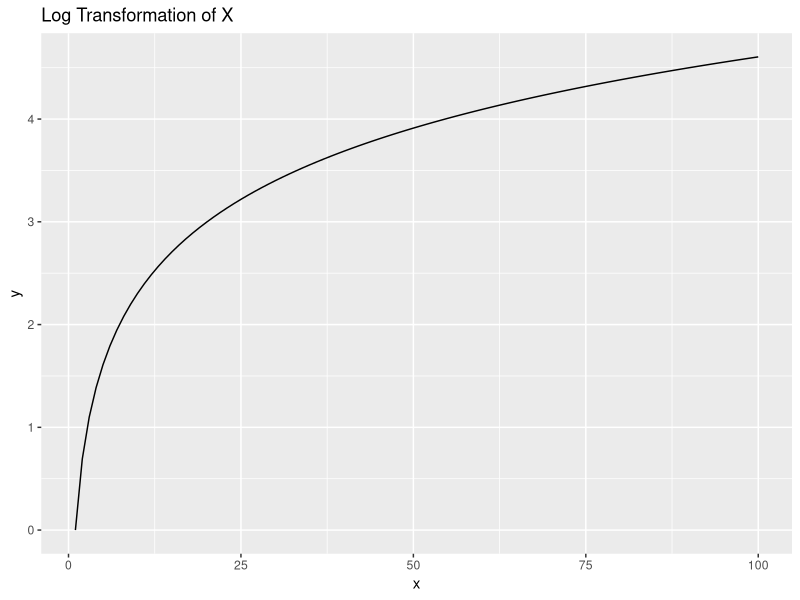
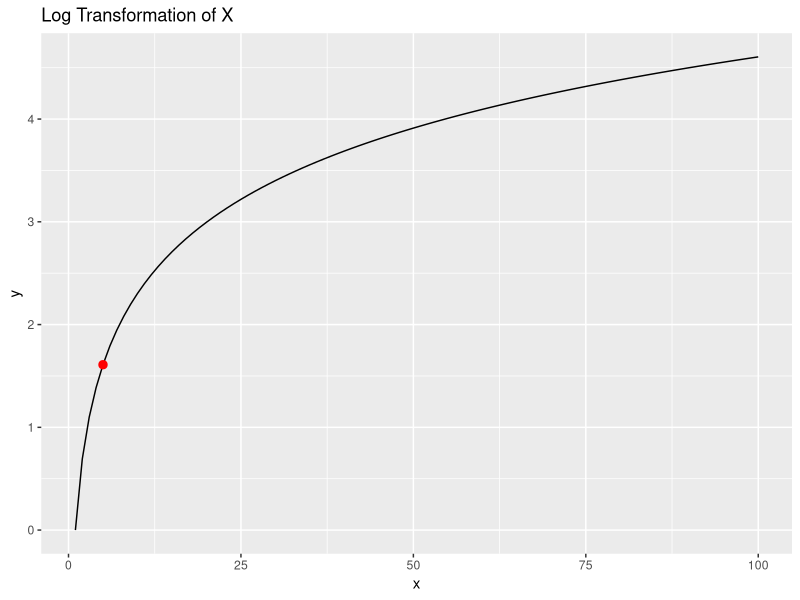
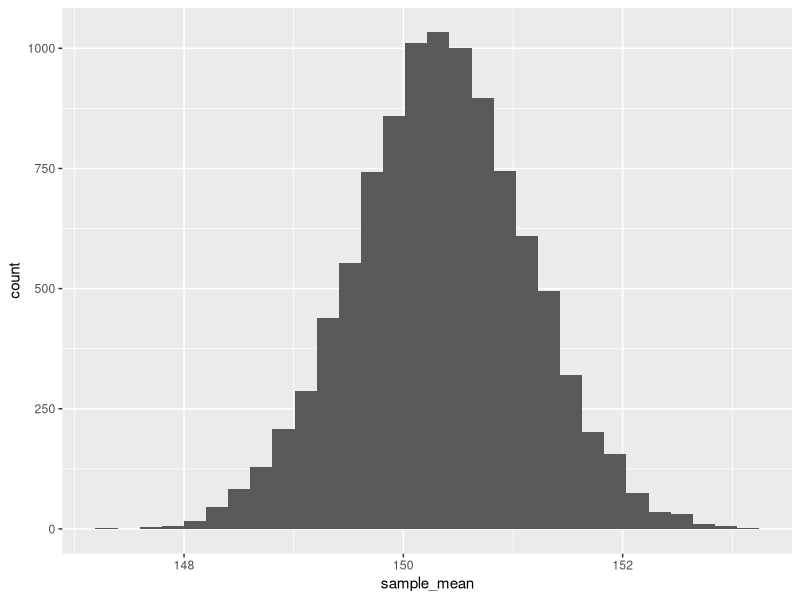
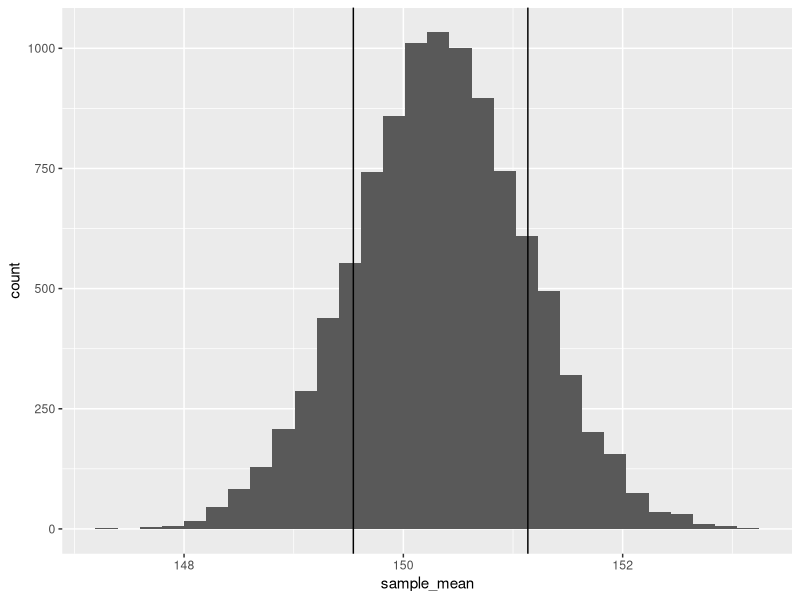

Recreate these plots in R, in order.
## ---- chunk 1
set.seed(44)
library(tidyverse)
library(scales)
## ---- chunk 2
plt <- tibble(
  x = 1:100,
  y = log(x)
) |> 
  ggplot(aes(x,y)) + 
  geom_line() + 
  ggtitle('Log Transformation of X')
plt
## ---- chunk 3
plt + 
  annotate("point", x = 5, y = log(5), color = 'red', size = 2.5)
## ---- chunk 4
sd = 5
sample_mean_5 = rnorm(1000, mean = 5, sd = sd)
## ---- chunk 5
var(sample_mean_5)/1000
## ---- chunk 6
var(log(sample_mean_5))/1000
## ---- chunk 7
(1/5)^2*var(sample_mean_5)/1000
## ---- chunk 8
sample_mean_95 = rnorm(1000, mean = 95, sd = sd)
## ---- chunk 9
(1/95)^2*var(sample_mean_95)/1000
## ---- chunk 10
resample <- function(means) {
  new_sample = sample(means, replace = T)
  log(mean(new_sample))
}

bootstrap_mean_5 <- replicate(10000, resample(sample_mean_5))
var(bootstrap_mean_5)
## ---- chunk 11
bootstrap_mean_95 <- replicate(10000, resample(sample_mean_95))
var(bootstrap_mean_95)
## ---- chunk 12
set.seed(94611)
subjects = 1000
control_price = 150
treatment_effect = 0.012
control_df <- tibble(
  nights = sample(1:365, size = subjects, replace = T),
  price = rnorm(n = subjects, mean = control_price, sd = 22)*nights,
) 

treat_df <- tibble(
  nights = sample(1:365, size = subjects, replace = T),
  price = rnorm(n = subjects, mean = control_price*(1+treatment_effect), sd = 22)*nights,
) 

## ---- chunk 13
control_mean <- sum(control_df$price)/sum(control_df$nights)
treatment_mean <- sum(treat_df$price)/sum(treat_df$nights)
lift = (treatment_mean-control_mean)/control_mean
cat("Control Mean: ", control_mean)
cat("\nTreatment Mean: ", treatment_mean)
cat("\nPrice difference: ", percent(lift, accuracy = .1))
## ---- chunk 14
var(control_df$price/control_df$nights)/subjects
## ---- chunk 15
bad_var_control <- var(control_df$price/control_df$nights)/subjects
bad_var_treatment <- var(treat_df$price/treat_df$nights)/subjects
stderr = (bad_var_treatment + bad_var_control)^0.5
z_stat = (treatment_mean - control_mean)/stderr
pvalue = 2 * (1 - pnorm(abs(z_stat)))
cat("\nP-value: ", pvalue)
## ---- chunk 16
var(control_df$price/control_df$nights)/subjects
## ---- chunk 17
var_delta_method <- function(df) {
  n = nrow(df)
  numerator_mean = mean(df$price)
  denominator_mean = mean(df$nights)
  numerator_var = var(df$price)/n
  denominator_var = var(df$nights)/n
  covariance = cov(df$price, df$nights)/n
  
  ratio = numerator_mean / denominator_mean
    
  denominator_mean^-2 * (numerator_var + (denominator_var * ratio^2) - 2*covariance * ratio)
  
}
## ---- chunk 18
control_var = var_delta_method(control_df)
treatment_var = var_delta_method(treat_df)
## ---- chunk 19
stderr = (treatment_var + control_var)^0.5
z_stat = (treatment_mean - control_mean)/stderr
pvalue = 2 * (1 - pnorm(abs(z_stat)))
cat("\nPrice difference: ", percent(lift, accuracy = .1))
cat("\nP-value: ", pvalue)
## ---- chunk 20
cat("Bad Variance Estimate: ", bad_var_control)
cat("\nDelta Method Variance Estimate: ", control_var)
## ---- chunk 21
metric_sample <- function(df) {
  resampled_df <- df[sample(nrow(df), replace = TRUE), ]
  
  sum(resampled_df$price) / sum(resampled_df$nights)
}

bootstraps <- replicate(10000, metric_sample(control_df))

var(bootstraps)
## ---- chunk 22
tibble(sample_mean = bootstraps) |> 
  ggplot(aes(sample_mean)) + 
  geom_histogram(bins = 30)
## ---- chunk 23
sqrt(var(bootstraps))
## ---- chunk 24
bootstrap_sd <- sqrt(var(bootstraps))
bootstrap_mean = mean(bootstraps)
tibble(sample_mean = bootstraps) |> 
  ggplot(aes(sample_mean)) + 
  geom_histogram(bins = 30) + 
  geom_vline(xintercept = bootstrap_mean-bootstrap_sd) + 
  geom_vline(xintercept = bootstrap_mean+bootstrap_sd)    
